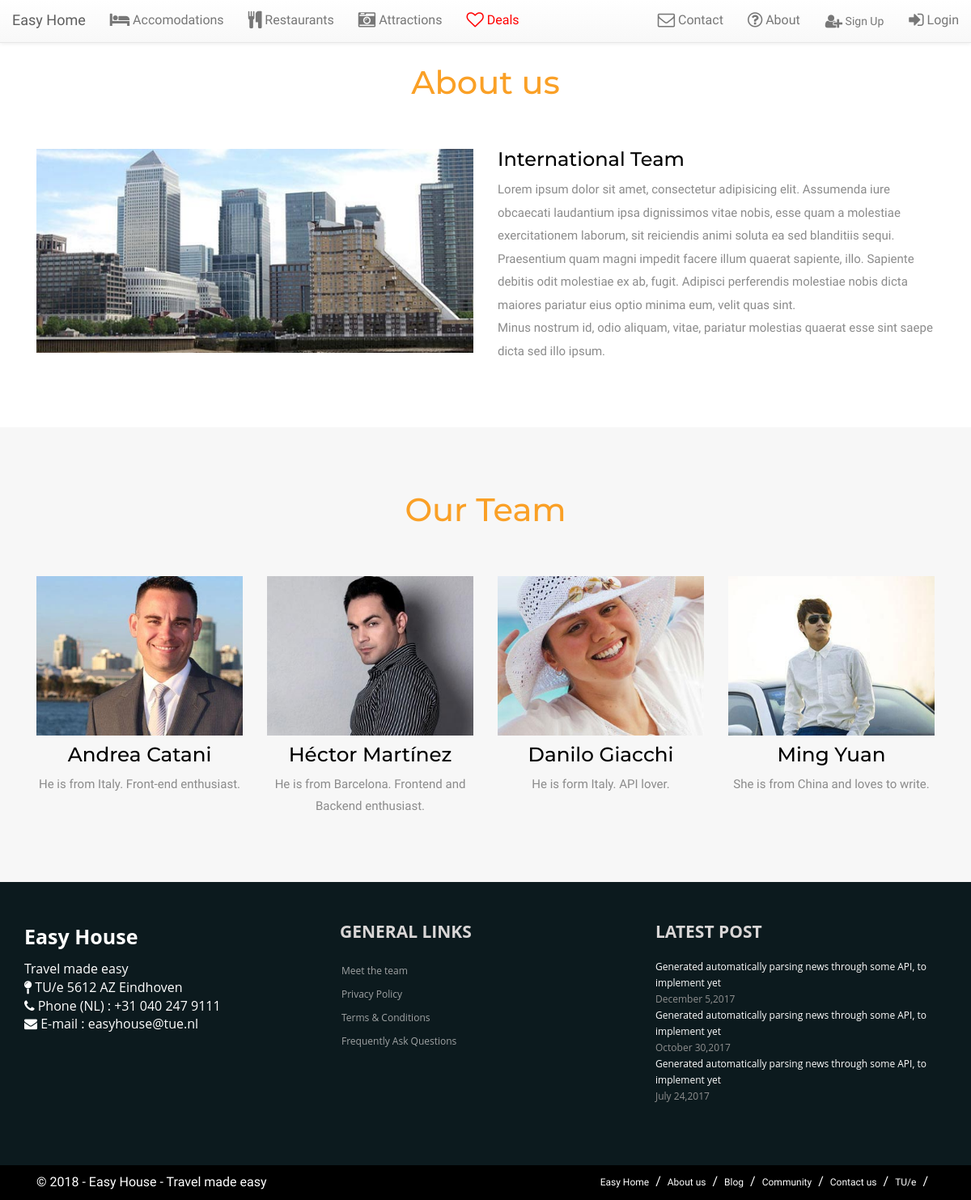
/about, run on the app's committed database.
### backend/models.py (models this page shows)
class About_PageTitle(models.Model):
	author = models.ForeignKey('auth.User')
	title = models.CharField(max_length=200)
	created_date = models.DateTimeField(
			default=timezone.now)
	published_date = models.DateTimeField(
			blank=True, null=True)

class About_PresentationText(models.Model):
	author = models.ForeignKey('auth.User')
	title = models.CharField(max_length=200)
	text = models.TextField()
	created_date = models.DateTimeField(
			default=timezone.now)
	published_date = models.DateTimeField(
			blank=True, null=True)

class About_TeamTitle(models.Model):
	author = models.ForeignKey('auth.User')
	title = models.CharField(max_length=200)
	created_date = models.DateTimeField(
			default=timezone.now)
	published_date = models.DateTimeField(
			blank=True, null=True)

class About_MemberOne(models.Model):
	author = models.ForeignKey('auth.User')
	title = models.CharField(max_length=200)
	text = models.TextField()
	created_date = models.DateTimeField(
			default=timezone.now)
	published_date = models.DateTimeField(
			blank=True, null=True)

class About_MemberTwo(models.Model):
	author = models.ForeignKey('auth.User')
	title = models.CharField(max_length=200)
	text = models.TextField()
	created_date = models.DateTimeField(
			default=timezone.now)
	published_date = models.DateTimeField(
			blank=True, null=True)

class About_MemberThree(models.Model):
	author = models.ForeignKey('auth.User')
	title = models.CharField(max_length=200)
	text = models.TextField()
	created_date = models.DateTimeField(
			default=timezone.now)
	published_date = models.DateTimeField(
			blank=True, null=True)

### frontend/views.py (the view)
# urls.py: url(r'^about$', views.frontend_about, name='frontend_about'),
def frontend_about(request):
	pageTitles = About_PageTitle.objects.filter(published_date__lte=timezone.now()).order_by('published_date')
	presentations = About_PresentationText.objects.filter(published_date__lte=timezone.now()).order_by('published_date')
	teams = About_TeamTitle.objects.filter(published_date__lte=timezone.now()).order_by('published_date')
	memberones = About_MemberOne.objects.filter(published_date__lte=timezone.now()).order_by('published_date')
	membertwos = About_MemberTwo.objects.filter(published_date__lte=timezone.now()).order_by('published_date')
	memberthrees = About_MemberThree.objects.filter(published_date__lte=timezone.now()).order_by('published_date')
	return render(request, 'frontend/about.html', {'pageTitles': pageTitles, 'presentations': presentations, 'teams':teams, 'memberones':memberones, 'membertwos':membertwos, 'memberthrees':memberthrees})

### frontend/templates/frontend/about.html
{% extends 'frontend/index.html' %}
{% load staticfiles %}
{% block content %}
<section id="main">
<div class="about">
	<div class="container">
		<div class="about-main">
			{% for pageTitle in pageTitles %}
				<h4>{{ pageTitle.title }}</h4>
			{% endfor %}
			<div class="col-md-6 about-left">
				<a href="#"><img src="{% static '../static/images/ab.jpg' %}" alt="" class="img-responsive"></a>
			</div>
			<div class="col-md-6 about-rigth">
				{% for presentation in presentations %}
				<h3><a href="single.html">{{ presentation.title }}</a></h3>
				<p>{{ presentation.text|linebreaksbr }}</p>
				{% endfor %}
			</div>
		  <div class="clearfix"> </div>
		</div>
	</div>
</div>
<div class="team">
	<div class="container">
		<div class="team-main">
			{% for team in teams %}
				<h4>{{ team.title }}</h4>
			{% endfor %}
			<div class="col-md-3 team-grid">
				<img src="{% static '../static/images/t1.jpg' %}" alt="" class="img-responsive">
				{% for memberone in memberones %}
				<h3><a class="popup-with-zoom-anim" href="#small-dialog">{{ memberone.title }}</a></h3>
				<p>{{ memberone.text|linebreaksbr }}</p>
				{% endfor %}
			</div>
			<div class="col-md-3 team-grid">
				<img src="{% static '../static/images/t2.jpg' %}" alt="" class="img-responsive">
				{% for membertwo in membertwos %}
				<h3><a class="popup-with-zoom-anim" href="#small-dialog">{{ membertwo.title }}</a></h3>
				<p>{{ membertwo.text|linebreaksbr }}</p>
				{% endfor %}
			</div>
			<div class="col-md-3 team-grid">
				<img src="{% static '../static/images/t3.jpg' %}" alt="" class="img-responsive">
				{% for memberthree in memberthrees %}
				<h3><a class="popup-with-zoom-anim" href="#small-dialog">{{ memberthree.title }}</a></h3>
				<p>{{ memberthree.text|linebreaksbr }}</p>
				{% endfor %}
			</div>
			<div class="col-md-3 team-grid">
				<img src="{% static '../static/images/t4.jpg' %}" alt="" class="img-responsive">
				<h3><a class="popup-with-zoom-anim" href="#small-dialog">Ming Yuan</a></h3>
				<p>She is from China and loves to write.</p>
			</div>
		</div>
	</div>
</div>
{% endblock %}

### frontend/templates/frontend/index.html (shortened to what this page needs)
{% load staticfiles %}
<!DOCTYPE html>
<html>
<head>
	<link rel="stylesheet" href="https://maxcdn.bootstrapcdn.com/bootstrap/3.3.7/css/bootstrap.min.css">
	<link rel="stylesheet" href="https://maxcdn.bootstrapcdn.com/bootstrap/3.3.7/css/bootstrap-theme.min.css">
	<link href="//netdna.bootstrapcdn.com/bootstrap/3.3.7/css/bootstrap.min.css" rel="stylesheet">
	<link rel="stylesheet" href="https://cdnjs.cloudflare.com/ajax/libs/font-awesome/4.7.0/css/font-awesome.min.css">
	<link href="{% static '../static/css/styleFront.css' %}" rel="stylesheet" type="text/css" media="all"/>
	<link href="{% static '../static/css/hover.css' %}" rel="stylesheet" media="all">
</head>
<body>
<nav class="navbar-default navbar navbar-fixed-top">
		<div class="container-fluid">
			<div class="navbar-header">
			<a class="navbar-brand" href="{% url 'accomodations' %}">Easy Home</a>
			</div>
			<div class="collapse navbar-collapse" id="myNavbar">
				<ul class="nav navbar-nav">
					<li><a id="" href="{% url 'frontend:listAcc' %}"><i class="fa fa-bed fa-lg"></i> Accomodations</a></li>
					<li><a id="" href="{% url 'frontend:ListR' %}"><i class="fa fa-cutlery fa-lg "></i> Restaurants</a></li>
					<li><a id="" href="{% url 'frontend:ListA' %}"><i class="fa fa-camera-retro fa-lg"></i> Attractions</a></li>
					<li><a style="color:red;pointer-events: none; cursor: default;" id="" href=""><i style="color:red" class="fa fa-heart-o fa-lg"></i> Deals</a></li>
				</ul>
				{% if user.is_authenticated %}
					<ul class="nav navbar-nav navbar-right">
						<li><a id="contact-form" href="{% url 'frontend:frontend_contact' %}"><i class="fa fa-envelope-o fa-lg"></i> Contact</a></li>
						<li><a id="about" href="{% url 'frontend:frontend_about' %}"><i class="fa fa-question-circle-o fa-lg"></i> About</a></li>
						<li><a id="login" href="{% url 'backend:backend_home' %}"><i class="fa fa-cogs fa-lg"></i> Backend</a></li>
						<li><a id="login" href="{% url 'frontend:logout' %}?next={% url 'accomodations' %}"><i class="fa fa-sign-out fa-lg"></i> Log out</a></li>
					</ul>
				{% else %}
					<ul class="nav navbar-nav navbar-right">
						<li><a id="contact-form" href="{% url 'frontend:frontend_contact' %}"><i class="fa fa-envelope-o fa-lg"></i> Contact</a></li>
						<li><a id="about" href="{% url 'frontend:frontend_about' %}"><i class="fa fa-question-circle-o fa-lg"></i> About</a></li>
						<li><a id="signup" class="btn" href="{% url 'backend:signup' %}"><i class="fa fa-user-plus fa-lg"></i> Sign Up</a></li>
						<li><a id="login" href="{% url 'frontend:login' %}?next={% url 'accomodations' %}"><i class="fa fa-sign-in fa-lg"></i> Login</a></li>
					</ul>
				{% endif %}
			</div>
		</div>
	</nav>
<section id="main">
{% block content %}
{% endblock %}
<footer>
		<div class="container">
			<div class="row">
				<div style="color:white" class="col-sm-4 paddingtop-bottom info-footer">
					<div class="logofooter">Easy House</div>
					<p>Travel made easy</p>
					<p><i class="fa fa-map-pin"></i> TU/e 5612 AZ Eindhoven</p>
					<p><i class="fa fa-phone"></i> Phone (NL) : +31 040 247 9111</p>
					<p><i class="fa fa-envelope"></i> E-mail : easyhouse@tue.nl</p>
				</div>
				<div class="col-sm-4 paddingtop-bottom">
					<h6 class="heading7">GENERAL LINKS</h6>
					<ul class="footer-ul">
						<li><a href="{% url 'frontend:frontend_about' %}">Meet the team</a></li>
						<li><a href="#">Privacy Policy</a></li>
						<li><a href="#">Terms & Conditions</a></li>
						<li><a href="#">Frequently Ask Questions</a></li>
					</ul>
				</div>
				<div class="col-sm-4 paddingtop-bottom">
					<h6 class="heading7">LATEST POST</h6>
					<div class="post">
						<p>Generated automatically parsing news through some API, to implement yet  <span>December 5,2017</span></p>
						<p>Generated automatically parsing news through some API, to implement yet  <span>October 30,2017</span></p>
						<p>Generated automatically parsing news through some API, to implement yet  <span>July 24,2017</span></p>
					</div>
				</div>
			</div>
		</div>
	</footer>
	<div class="copyright">
		<div class="container">
			<div class="col-md-6">
				<p><span id="license">&copy; 2018 - Easy House - Travel made easy</span></p>
			</div>
			<div class="col-md-6">
				<ul class="bottom_ul">
					<li><a href="#">Easy Home</a></li>
					<li><a href="{% url 'frontend:frontend_about' %}">About us</a></li>
					<li><a href="#">Blog</a></li>
					<li><a href="#">Community</a></li>
					<li><a id="fContact" href="{% url 'frontend:frontend_contact' %}">Contact us</a></li>
					<li><a href="https://tue.nl" target="_blank">TU/e</a></li>
				</ul>
			</div>
		</div>
	</div>
</body>
</html>

### frontend/static/css/styleFront.css (style rules this page uses)
h4, h5, h6, h1, h2, h3 { margin-top: 0; }
ul, ol { margin: 0; }
p { margin: 0; }
html, body { font-family: 'Hind', sans-serif; font-size: 100%; background:#fff; }
a { text-decoration: none; }
.about-main { padding: 5em 0px; }
.about-main h4 { font-size: 2.5em; color:#FAA026; text-align: center; margin: 0px 0px 1.5em 0px; font-family: 'Montserrat', sans-serif; }
.about-rigth h3 { font-size: 1.5em; font-weight: 500; }
.about-rigth h3 a { color: #000; text-decoration:none; font-family: 'Montserrat', sans-serif; }
.about-rigth p { font-size: 15px; font-weight: 400; line-height: 1.9em; color:#8B8B8B; }
.team { padding:5em 0px; background: rgba(153, 153, 153, 0.08); }
.team-grid { text-align: center; }
.team-grid h3 { font-size: 1.4em; font-weight: 500; margin: 10px 0px 10px 0px; font-family: 'Montserrat', sans-serif; }
.team-grid h3 a { color: #000; }
.team-main h4 { font-size: 2.5em; color:#FAA026; text-align: center; margin: 0px 0px 1.5em 0px; font-family: 'Montserrat', sans-serif; }
.team-grid p { font-size: 15px; font-weight: 400; color: #8B8B8B; line-height: 1.8em; }
a.popup-with-zoom-anim { outline: none; border: none; text-decoration: none; border-radius:4px; color:#fff; font-size:1.1em; }
footer { background-color:#0c1a1e; min-height:350px; font-family: 'Open Sans', sans-serif; }
.logofooter { margin-bottom:10px; font-size:25px; color:#fff; font-weight:700; }
.paddingtop-bottom { margin-top:50px; }
.footer-ul { list-style-type:none; padding-left:0px; margin-left:2px; }
.footer-ul li { line-height:29px; font-size:12px; }
.footer-ul li a { color:#a0a3a4; transition: color 0.2s linear 0s, background 0.2s linear 0s; }
.copyright { min-height:40px; background-color:#000000; }
.copyright p { text-align:left; color:#FFF; padding:10px 0; margin-bottom:0px; }
.heading7 { font-size:21px; font-weight:700; color:#d9d6d6; margin-bottom:22px; }
.post p { font-size:12px; color:#FFF; line-height:20px; }
.post p span { display:block; color:#8f8f8f; }
.bottom_ul { list-style-type:none; float:right; margin-bottom:0px; }
.bottom_ul li { float:left; line-height:40px; }
.bottom_ul li:after { content:"/"; color:#FFF; margin-right:8px; margin-left:8px; }
.bottom_ul li a { color:#FFF; font-size:12px; }

### data on the page
About_PageTitle: title "About us"
About_PresentationText: title "International Team", text "Lorem ipsum dolor sit amet, consectetur adipisicing elit. Assumenda iure obcaecati laudantium ipsa dignissimos vitae nobis, esse quam a molestiae exercitationem laborum, sit reiciendis animi soluta ea sed blanditiis sequi. Praesentium quam magni impedit facere illum quaerat sapiente, illo. Sapiente debitis odit molestiae ex ab, fugit. Adipisci perferendis molestiae nobis dicta maiores pariatur eius optio minima eum, velit quas sint. Minus nostrum id, odio aliquam, vitae, pariatur molestias quaerat esse sint saepe dicta sed illo ipsum."
About_TeamTitle: title "Our Team"
About_MemberOne: title "Andrea Catani", text "He is from Italy. Front-end enthusiast."
About_MemberTwo: title "Héctor Martínez", text "He is from Barcelona. Frontend and Backend enthusiast."
About_MemberThree: title "Danilo Giacchi", text "He is form Italy. API lover."
